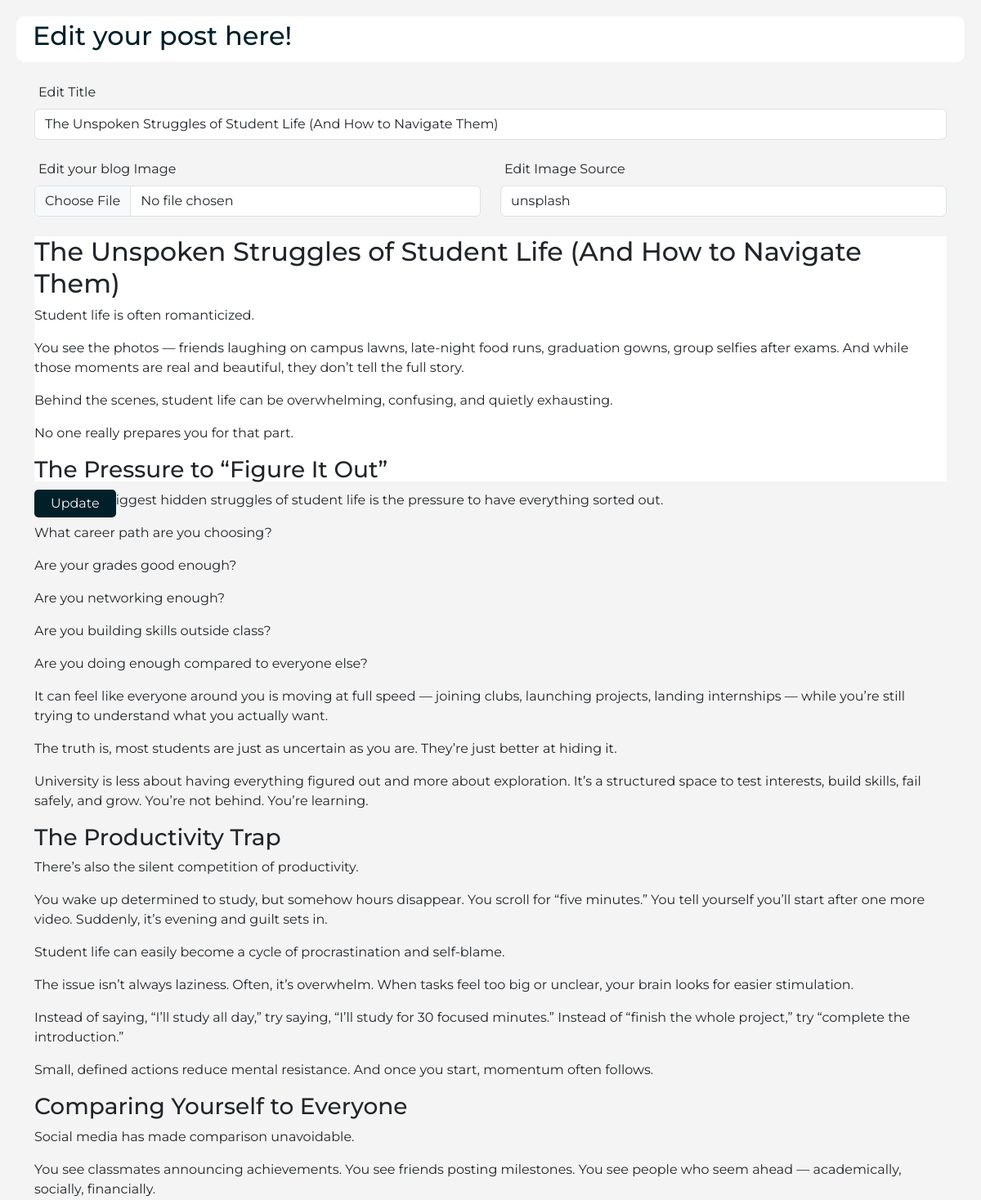
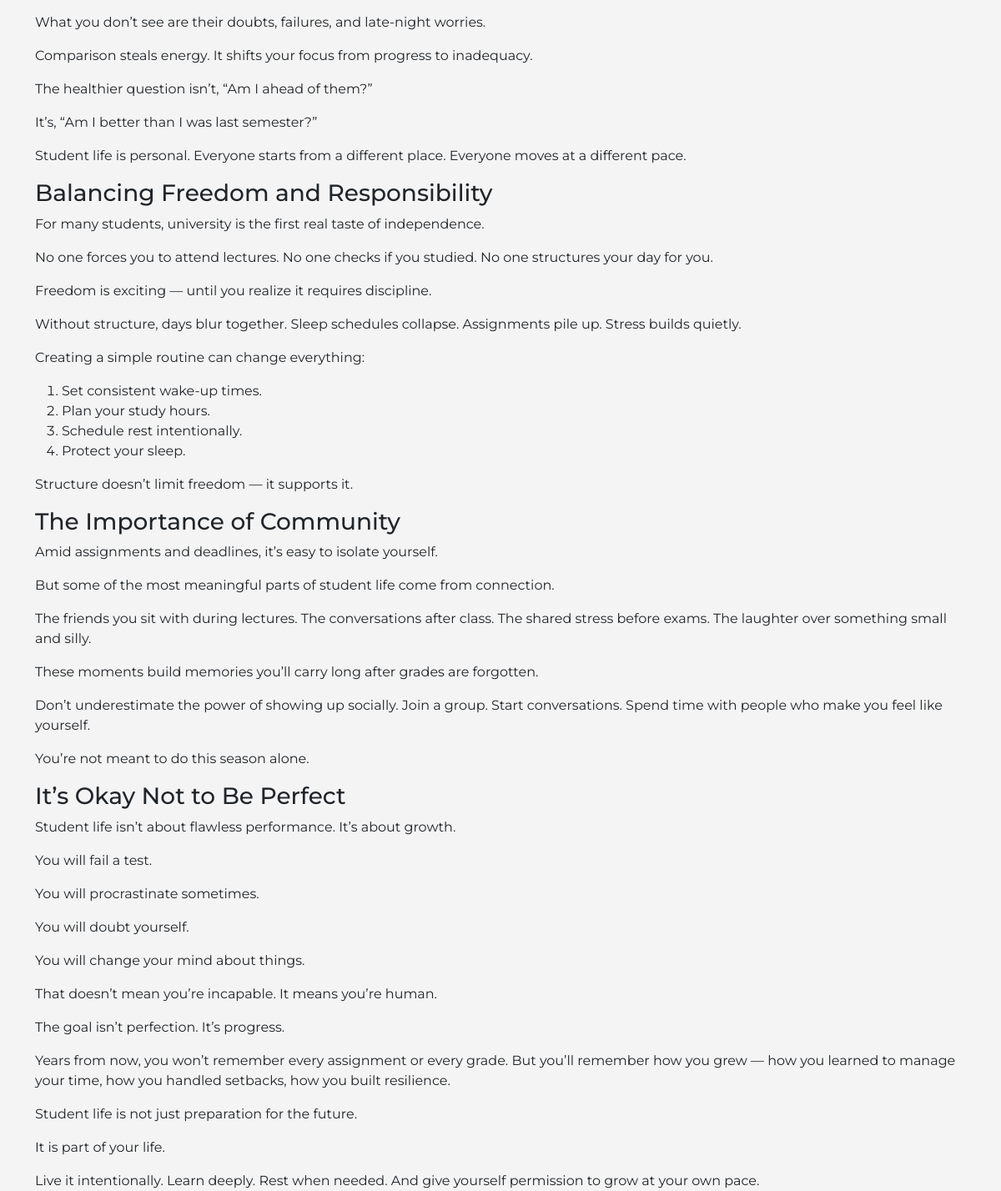
Page /edit.php?id=6 (signed in) on the committed database (2 pictures, top to bottom).
### tables this page shows
CREATE TABLE `posts` (
  `id` int(11) NOT NULL,
  `title` varchar(300) NOT NULL,
  `slug` varchar(350) NOT NULL,
  `image` varchar(255) NOT NULL,
  `image_source` varchar(255) NOT NULL,
  `content` mediumtext NOT NULL,
  `date` datetime NOT NULL DEFAULT current_timestamp()
);

### edit.php (the view, shortened to what this page needs)
<?php
include("./includes/db_connect.php");
$post_id = (int) $_GET['id'];
$sql = "SELECT * FROM posts WHERE id = ?";
$stmt = mysqli_prepare($connection, $sql);
mysqli_stmt_bind_param($stmt, "i", $post_id);
mysqli_stmt_execute($stmt);
$result = mysqli_stmt_get_result($stmt);
$row = mysqli_fetch_assoc($result);
?>
<!DOCTYPE html>
<html lang="en">
<?php include("./includes/post-header.php") ?>
<body>
  <main style="margin: 0;">
    <div class="main-nav">
      <h2>Edit your post here!</h2>
    </div>
    <div class="new-post">
      <div class="container">
        <form id="postForm" action="update.php" method="post" enctype="multipart/form-data">
          <div class="mb-4">
            <label for="Blog Title" class="form-label">Edit Title</label>
            <input type="text" class="form-control" id="blog-title" name="title" placeholder="This is the title of the blog ... " value="<?php echo $row['title'] ?>">
          </div>
          <div class="row">
            <div class="col-lg-6 col-sm-6">
              <div class="mb-4">
                <label for="formFile" class="form-label">Edit your blog Image</label>
                <input class="form-control" name="image" type="file" id="formFile">
              </div>
            </div>
            <div class="col-lg-6 col-sm-6">
              <div class="mb-4">
                <label for="Image Source" class="form-label">Edit Image Source</label>
                <input type="text" class="form-control" id="image-source" name="img-src" value="<?php echo $row['image_source'] ?>">
              </div>
            </div>
          </div>
          <div id="editor">
            <?php echo $row['content'] ?>
          </div>
          <button type="submit" name="publish">Update</button>
        </form>
      </div>
    </div>
  </main>
</body>
</html>

### styles/dashboard.css (style rules this page uses)
* { margin: 0; padding: 0; box-sizing: border-box; font-family: "Montserrat", sans-serif; }
body { background: #f4f4f4; }
main { margin-left: 230px; padding-top: 20px; }
main .main-nav { display: flex; justify-content: space-between; padding: 5px 20px; background-color: #fff; margin: 0px 20px; border-radius: 10px; }
main .main-nav h2 { color: #002029; }
#editor { height: 300px; background-color: #fff; }
.new-post { margin: 20px 0; padding: 5px; }
.new-post label { margin-left: 5px; }
.new-post button { margin: 10px 0; padding: 5px 20px; border-radius: 5px; border: none; background-color: #002029; color: #f4f4f4; }

### rows in the picture
posts: title "The Unspoken Struggles of Student Life (And How to Navigate Them)", img-src "unsplash", content "The Unspoken Struggles of Student Life (And How to Navigate Them) Student life is often romanticized. You see the photos — friends laughing on campus lawns, late-night food runs, graduation gowns, group selfies after exams. And while those moments are real and beautiful, they don’t tell the full story. Behind the scenes, student life can be overwhelming, confusing, and quietly exhausting. No one really prepares you for that part. The Pressure to “Figure It Out” One of the biggest hidden struggles of student life is the pressure to have everything sorted out. What career path are you choosing? Are your grades good enough? Are you networking enough? Are you building skills outside class? Are…"
